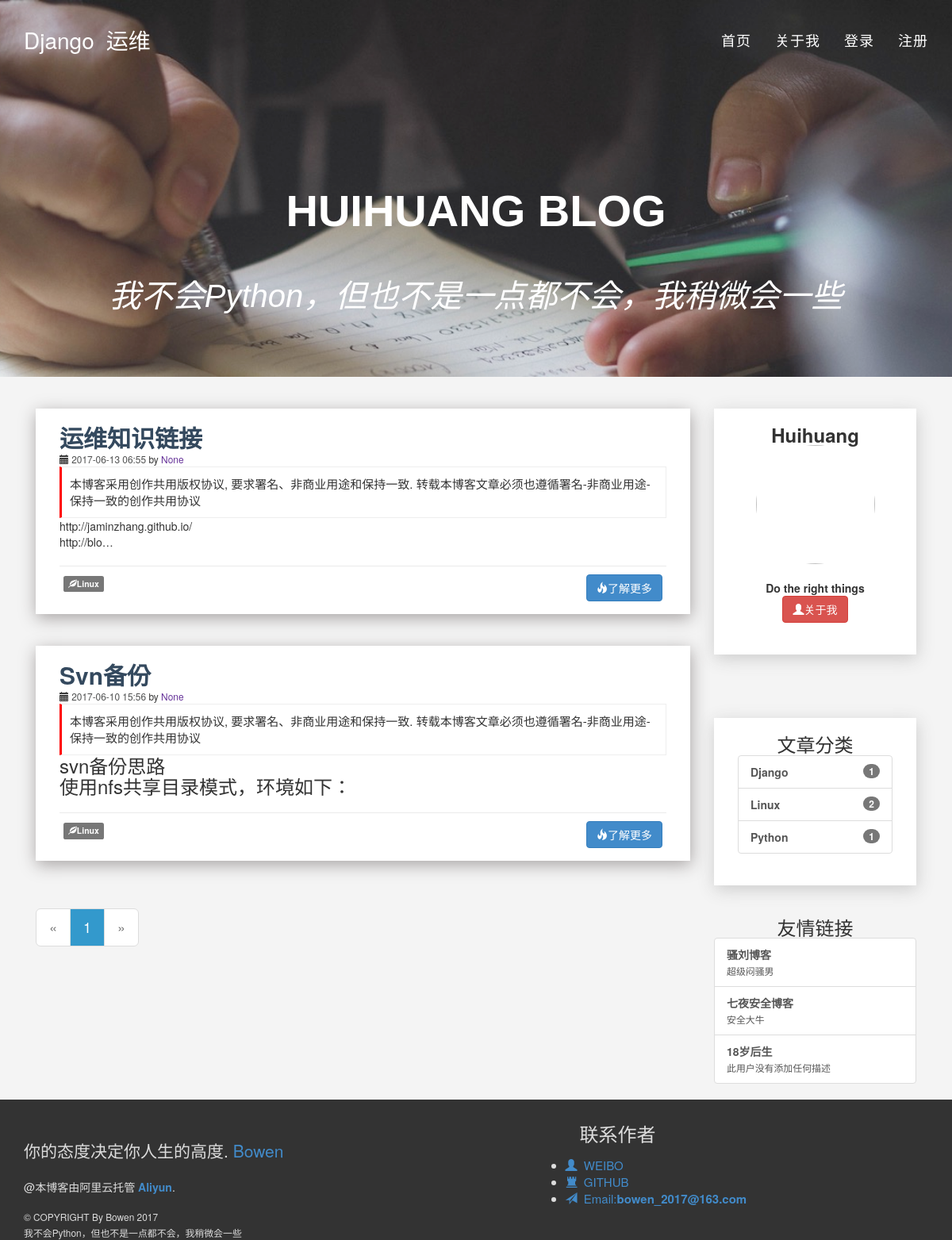
/?tag=Linux, run on the app's committed database.
### firstapp/models.py (models this page shows, shortened)
class Article(models.Model):
    title = models.CharField(null=True,blank=True,max_length=500)
    comment = models.TextField(null=True)
    author = models.ForeignKey("UserProfile",verbose_name="作者",null=True,blank=True)
    abstract = models.TextField(null=True)
    body = models.TextField(null=True)
    create_time = models.DateTimeField(blank=True,default=datetime.datetime.now)
    category = models.ForeignKey('Category',verbose_name='Tag',null=True,blank=True,)
    VOTE_CHOICES = (
        ('Draft', 'Draft'),
        ('Complete', 'Complete'),
    )
    Status = models.CharField(choices=VOTE_CHOICES, max_length=10)

class Category(models.Model):
    name = models.CharField(max_length=20)
    create_time = models.DateTimeField(blank=True, default=datetime.datetime.now)
    def __str__(self):
        return self.name

class Link(models.Model):
    name = models.CharField(max_length=32, unique=True)
    url = models.URLField(unique=True)
    description = models.CharField(max_length=255, default='此用户没有添加任何描述')
    add_time = models.DateTimeField(blank=True,default=datetime.datetime.now)

### firstapp/views.py (the view)
# urls.py: url(r'^$', index, name='index'),
def index(request):
    queruset = request.GET.get('tag')
    if queruset:
        article_list = Article.objects.filter(category__name__contains=queruset, Status='Complete').order_by('-id')
    else:
        article_list = Article.objects.order_by('-id').filter(Status='Complete')
    page_robot = Paginator(article_list, 5)
    page_num = request.GET.get('page')
    try:
        article_list = page_robot.page(page_num)
    except EmptyPage:
        article_list = page_robot.page(page_robot.num_pages)
    except PageNotAnInteger:
        article_list = page_robot.page(1)
    category_list = Category.objects.all().annotate(
        num_articles=Count('article')).filter(num_articles__gt=0)
    links_list = Link.objects.all()
    context = dict()
    context['article_list'] = article_list
    context['category_list'] = category_list
    context['links_list'] = links_list
    return render(request, 'index.html', context)

### firstapp/templatetags/custom_markdown.py (called while the page is built)
@register.filter(is_safe=True)  # 注册template filter
@stringfilter  # 希望字符串作为参数
def custom_markdown(value):
    return mark_safe(markdown.markdown(value,extensions =
    ['markdown.extensions.fenced_code', 'markdown.extensions.codehilite'],
                                    safe_mode=True,
                                    enable_attributes=False))

### firstapp/templates/index.html (shortened to what this page needs)
{% extends "base.html" %}
{% load custom_markdown %}
{% block body %}
		<div class="container">
			<div class="col-md-9">
				{% for article  in article_list  %}
							<article class="article" >
								<a  href="{% url 'detail' article.id %}" class="h2" style="color:#34495E"><strong>{{ article.title }}</strong></a>
								<p><small><span class="glyphicon glyphicon-calendar" aria-hidden="true"></span><span style="color:#4f5050;"> {{ article.create_time|date:"Y-m-d H:i" }}</span>&nbsp;by<span style="color:rebeccapurple;"> {{ article.author }}</span></small>
								</p>
								<div class="post-alert">本博客采用创作共用版权协议, 要求署名、非商业用途和保持一致. 转载本博客文章必须也遵循署名-非商业用途-保持一致的创作共用协议</div>
								<p>
										{{ article.body|custom_markdown|safe|truncatechars:50}}
								</p>
								<div style="border-top:1px solid #EBEBEB;padding:10px 5px;margin-top:20px;">
									<p>
                                        <a href="?tag={{ article.category }}"><span class="label label-default text-left"><span class="glyphicon glyphicon-leaf" aria-hidden="true"></span>{{article.category}}</span></a>
										<a href="{% url 'detail' article.id %}" style="float:right"><button class="btn btn-primary btn-wide text-right"><span class="glyphicon glyphicon-fire
											glyphicon " ></span>了解更多</button></a>
                                    </p>
								</div>
							</article>
				{% endfor %}
						<nav>
							<ul class="pagination pagination-lg">
										{% if article_list.has_previous %}
		                <li ><a href="?page={{ article_list.previous_page_number }}">&laquo;</a></li>
				            {% else %}
										<li  class="previous disabled"><a>&laquo;</a></li>
				            {% endif %}
				            {% for page_number in article_list.paginator.page_range %}
				                {% ifequal page_number  article_list.number %}
												<li ><a href="?page={{ page_number }}" style="background-color:#3399CC; color:white">
														{{ page_number }}
												</a></li>
				                {% else %}
												<li><a href="?page={{ page_number }}">
														{{ page_number }}
												</a></li>
				                {% endifequal %}
				            {% endfor %}
				            {% if  article_list.has_next %}
										<li><a href="?page={{ article_list.next_page_number }}">
										&raquo;</a></li>
				            {% else %}
										<li  class="previous disabled"><a >
										&raquo;</a></li>
				            {% endif %}
							</ul>
				</nav>
			</div>
			<div class="col-md-3" id=profile>
					<div class="category">
						<h3 style="text-align:center;"><strong>Huihuang</strong></h3>
						<div class="list-group">
							<div align="center">
								<img src="http://img2.3lian.com/2014/c6/42/d/44.jpg" style="height:150px;width:150px;border-radius:130px;text-align:center" align="center">
							</div>
							<br>
							<p style="text-align:center;">
								<strong>Do the right things</strong>
							</p>
							<p style="text-align:center">
								<a href="{% url 'about' %}"><button class="btn btn-danger btn-wide"><span class="glyphicon glyphicon-user"></span>关于我</button></a>
							</p>
						</div>
					</div>
			</div>
			<div class="col-md-3">
					<div class="category">
						<h3 style="text-align:center;">文章分类</h3>
						<div class="list-group">
							{% for tag in category_list %}
									<a href="?tag={{ tag.name }}" class="list-group-item"><span class="badge">{{ tag.num_articles }}</span><strong>{{ tag.name }}</strong></a>
							{% endfor %}
						</div>
					</div>
			</div>
          <div class="col-md-3">
					<div class="link">
						<h3 style="text-align:center;">友情链接</h3>
						<div class="list-group">
							{% for link in links_list %}
                                <a href="{{ link.url }}" class="list-group-item"><strong>{{ link.name }}</strong><br><small>{{ link.description }}</small></a>
							{% endfor %}
						</div>
					</div>
          </div>
	</div>
	{% endblock %}

### firstapp/static/css/style.css (style rules this page uses)
* { font-family: "Helvetica Neue",Helvetica,Arial,"Microsoft Yahei","Hiragino Sans GB","Heiti SC","WenQuanYi Micro Hei",sans-serif; }
.category { margin-top: 40px; box-shadow:1px 5px 20px #CCC; background-color:white;padding:20px 30px; margin-bottom:40px; }
.article { margin-top: 40px; box-shadow:1px 5px 20px #A7A3A3; background-color:white;padding:20px 30px; margin-bottom:40px; }
a:link { text-decoration:none; }
li { font-size: 18px; }
.post-alert { padding: 10px; font-size: 15px; border: 1px solid #EEE; border-left: 3px solid red; }

### firstapp/static/css/common_form.css (style rules this page uses)
html, body, div, span, applet, object, iframe, h1, h2, h3, h4, h5, h6, p, blockquote, pre, a, abbr, acronym, address, big, cite, code, del, dfn, em, img, ins, kbd, q, s, samp, small, strike, strong, sub , sup, tt, var, b, u, i, dl, dt, dd, ol, ul, li, fieldset, form, label, legend, table, caption, tbody, tfoot, thead, tr, th, td, article, aside, canvas, details, embed, figure, figcaption, footer, header, hgroup, menu, nav, output, section, summary, time, mark, audio, video { margin: 0; padding: 0; border: 0 }
body { font-family: "微软雅黑"; background: #f4f4f4; }

### firstapp/static/css/new.css (style rules this page uses)
* { font-family: "Helvetica Neue",Helvetica,Arial,"Microsoft Yahei","Hiragino Sans GB","Heiti SC","WenQuanYi Micro Hei",sans-serif; }
body { margin: 0px; font-family: "Open Sans", Sans-serif; }
a, a:hover, a:focus, a:active, a.active { outline: 0; }

### data on the page
Article: title "运维知识链接", create_time "2017-06-13 06:55", author "None", body|custom_markdown "http://jaminzhang.github.io/ http://blo…", category "Linux"
Article: title "Svn备份", create_time "2017-06-10 15:56", author "None", body|custom_markdown "svn备份思路 使用nfs共享目录模式，环境如下：", category "Linux"
Category: num_articles "1", name "Django"
Category: num_articles "2", name "Linux"
Category: num_articles "1", name "Python"
Link: name "骚刘博客", description "超级闷骚男"
Link: name "七夜安全博客", description "安全大牛"
Link: name "18岁后生", description "此用户没有添加任何描述"

### other printed values
{{ page_number }} "1"
